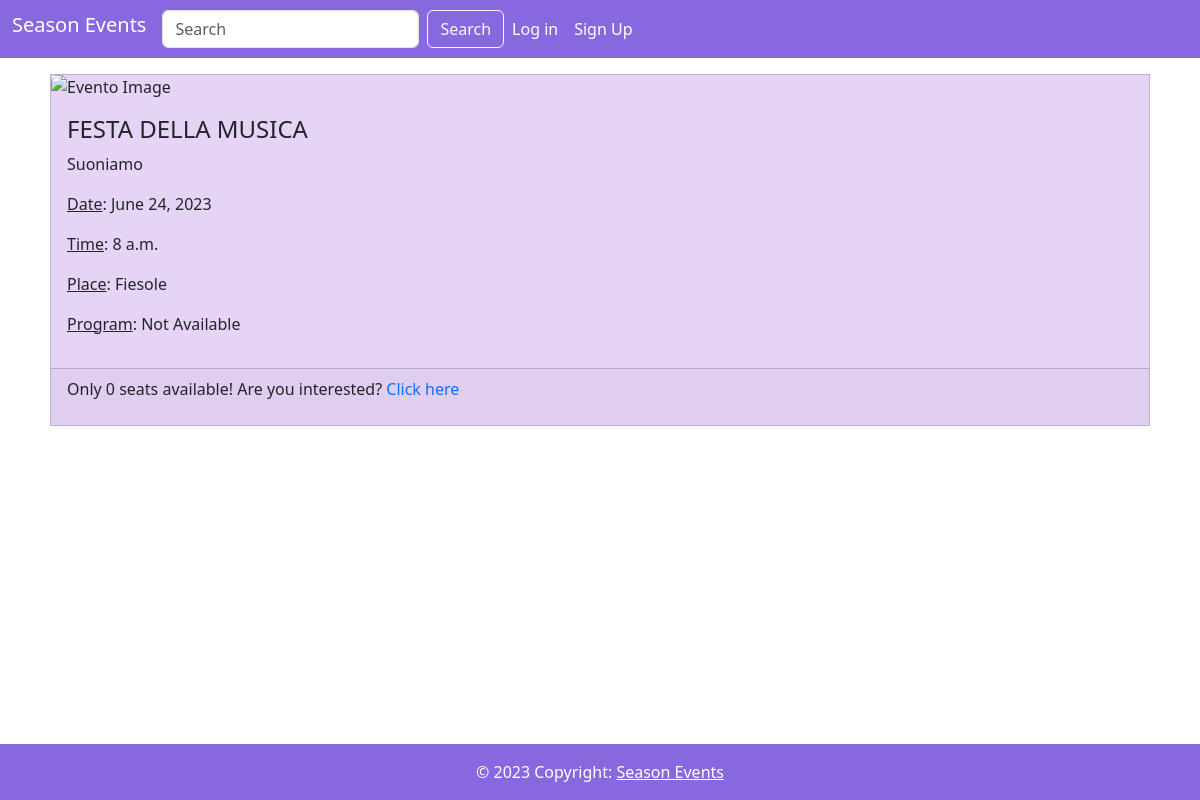
The app's page /events/Festa della Musica/ with its own data.
### event/models.py (models this page shows, shortened)
class Event(models.Model):
    title = models.CharField(max_length=100, primary_key=True)
    description = models.TextField()
    date = models.DateField()
    time = models.TimeField(default=datetime.time)
    location = models.CharField(max_length=100)
    program = models.TextField(default='Not Available')
    image = models.ImageField(upload_to='media/images/', null=True, blank=True)
    category = models.ManyToManyField('EventCategory')
    creator = models.ForeignKey(User, on_delete=models.CASCADE, related_name='events_created')
    max_seats = models.PositiveIntegerField()
    available_seats = models.PositiveIntegerField()

### event/views.py (the view)
# urls.py: path('events/<str:title>/', views.event_detail, name='event_detail'),
def event_detail(request, title):
    event = Event.objects.get(title=title)
    return render(request, 'event_detail.html', {'event': event})

### templates/event_detail.html (shortened to what this page needs)
{% extends "base.html" %}
{% block content %}
    <div class="d-flex justify-content-center mt-3">
        <div class="card col-11" style = "background-color: #e6d4f7; border-radius:0;">
            <img src="{{ MEDIA_URL }}{{ evento.image.url }}" class="card-img-top img-fluid rounded-start"
                 alt="Evento Image">
            <div class="card-body">
                <h4 class="card-title text-uppercase">{{ event.title }}</h4>
                <p class="sub-title">{{ event.description }}</p>
                <p><u>Date</u>: {{ event.date }}</p>
                <p><u>Time</u>: {{ event.time }}</p>
                <p><u>Place</u>: {{ event.location }}</p>
                <p><u>Program</u>: {{ event.program }}</p>
            </div>
            <div class="card-footer">
            <p>Only {{ event.available_seats }} seats available! Are you interested?
                {% if not user.is_authenticated %}
                    <a href="{% url 'event:login' %}" class="link-offset-2 link-offset-3-hover link-underline
                        link-underline-opacity-0 link-underline-opacity-75-hover">
                        Click here
                    </a>
                {%  else %}
                    <a href="{% url 'event:buy_ticket' title=event.title %}" class="link-offset-2 link-offset-3-hover
                        link-underline-link-underline-opacity-0 link-underline-opacity-75-hover">
                        Click here
                    </a>
                {%  endif %}
            </p>
            </div>
        </div>
    </div>
{% endblock %}

### templates/base.html (style rules this page uses)
body { margin-bottom: 60px; }

### records on screen
Event: title "FESTA DELLA MUSICA", description "Suoniamo", date "June 24, 2023", time "8 a.m.", location "Fiesole", program "Not Available", available_seats "0"
